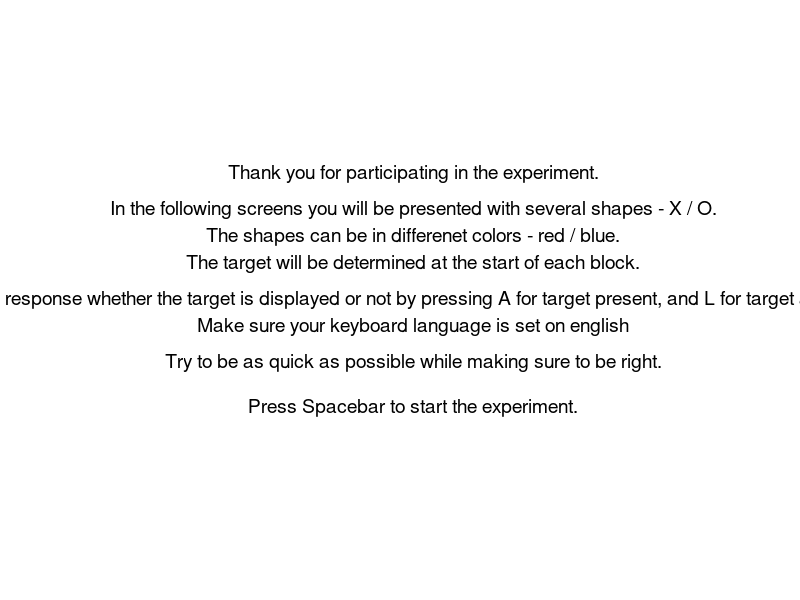

Recreate this plot in MATLAB. (Note: this script raises an error after producing the figure.)
clc; clear;
%% figure def
H = figure('units','normalized','position' ,[0 0 1 1]);
set(H,'Name','Visual Search Experiment');
set(H,'MenuBar','none');
set(H,'ToolBar','none');
set(H,'Color','w');
fontsize = 20;
axis off
inst = text(0.5,0.5,...
    {'Thank you for participating in the experiment.'  ' '  'In the following screens you will be presented with several shapes - X / O.'...
    'The shapes can be in differenet colors - red / blue.' 'The target will be determined at the start of each block.'...
    ' ' 'You are asked to response whether the target is displayed or not by pressing A for target present, and L for target absent on keyboard.'...
    'Make sure your keyboard language is set on english' ' ' 'Try to be as quick as possible while making sure to be right.' ...
    ' ' ' ' 'Press Spacebar to start the experiment.'}...
    ,'HorizontalAlignment' , 'center','FontSize',14);
space_to_continue;
%% experiment parameters
num_of_blocks = 8;
num_of_trails = 30;
max_time_in_sec = 4;
min_time_in_sec = 0.1;
min_correct_ans_per_block = 10;

cond = ["conj","feat"];
set_sizes = [4,8,12,16];
stimuli_shape = ["X", "O"];
color_vec = ["b","r"];

%% creating all data struct
Expirament = build_struct(num_of_blocks,cond,set_sizes,num_of_trails);
block_order = randperm(num_of_blocks);

%% collect data
for i = block_order   
    cur_block_name = (char("B"+i));
    Expirament.(cur_block_name) = run_block(Expirament.(cur_block_name),stimuli_shape,color_vec,num_of_trails);
end

%% pre processing

for i = 1:num_of_blocks
    cur_block_name = (char("B"+i));
    [Expirament.(cur_block_name),has_passed] = is_valid_block(Expirament.(cur_block_name),...
        min_correct_ans_per_block,max_time_in_sec,min_time_in_sec);
%     if has_passed == 0
%         error('not enough data');
%     end
end

%% Analisys

for i = 1:num_of_blocks
    cur_block_name = (char("B"+i));
    Cur_block = Expirament.(cur_block_name);
    
    target_trails = get_sub_vec_intersect(Cur_block.passed, 1,Cur_block.has_target, 1);     
    no_target_trails = get_sub_vec_intersect(Cur_block.passed, 1,Cur_block.has_target, 0);
    
    Cur_block = calc_mean_sd_per_cond(Cur_block,target_trails);
    Cur_block = calc_mean_sd_per_cond(Cur_block,no_target_trails);
    
    Expirament.(cur_block_name) = Cur_block;
    [r_with_target,p_with_target] = calculat_pval_cor(set_sizes,Cur_block.results('mean','has_target'));
    [r_no_target,p_no_target] = calculat_pval_cor(set_sizes,Cur_block.results('mean','no_target'));
    Expirament.All_results.rho(Cur_block.condition,'has_target') = r_with_target;
    Expirament.All_results.rho(Cur_block.condition,'no_target') = r_no_target;
    Expirament.All_results.p_val(Cur_block.condition,'has_target') = p_with_target;
    Expirament.All_results.p_val(Cur_block.condition,'no_target') = p_no_target;
end

%collecting data for the plots
[mean_target_F,mean_no_target_F,SD_target_F,SD_no_target_F] = collecting_data_by_search_type(Expirament,num_of_blocks,'feat');
[mean_target_C,mean_no_target_C,SD_target_C,SD_no_target_C] = collecting_data_by_search_type(Expirament,num_of_blocks,'conj');   
 close all force;

